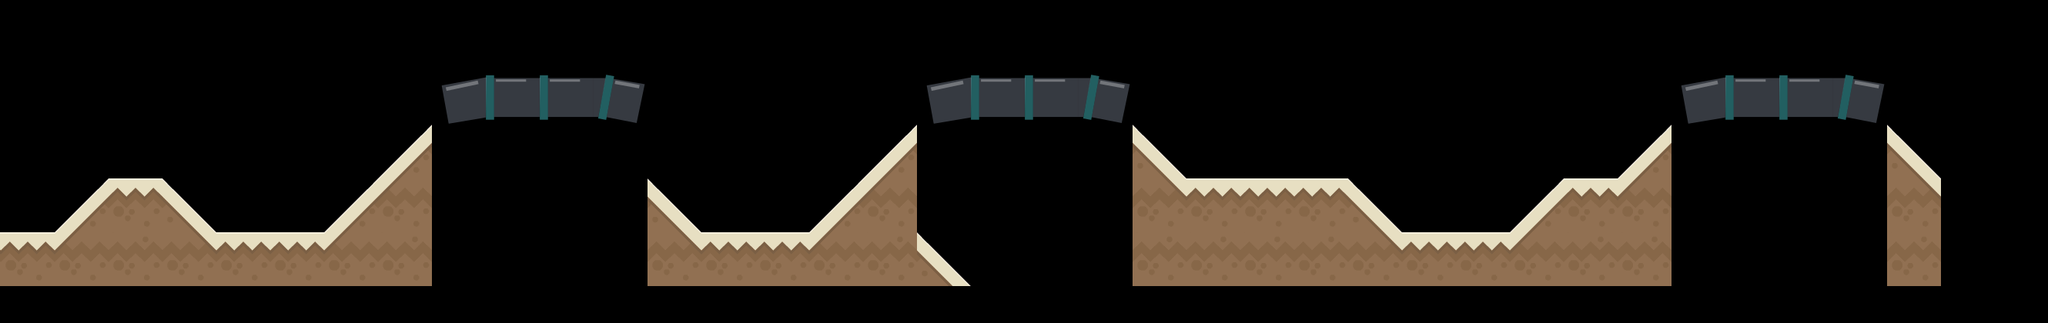

A level layout from a 2D game, rendered from its tile map. Below: a short description, then the map file with its tile-grid data intact:
An orthogonal 38x6 tile map with 70x70 px tiles, 1 tile layer (platform), 2 tilesets and 7 objects.

<map version="2017.05.26" orientation="orthogonal" renderorder="right-down" width="38" height="6" tilewidth="70" tileheight="70" nextobjectid="24">
 <properties>
  <property name="wheelX" type="" value="" />
  <property name="wheelY" value="20" />
  <property name="xList" type="" value="" />
 </properties>
 <tileset firstgid="1" name="tubeTiles" tilewidth="70" tileheight="70" tilecount="3" columns="3">
  <image source="../world3/tube.png" width="210" height="70" />
 </tileset>
 <tileset firstgid="4" name="platformTiles" tilewidth="70" tileheight="70" tilecount="98" columns="14">
  <image source="../world3/platform.png" width="980" height="490" />
 </tileset>
 <layer name="platform" width="38" height="6" offsetx="-139.394" offsety="-48.4848">
  <data encoding="csv">
0,0,0,0,0,0,0,0,0,0,0,0,0,0,0,0,0,0,0,0,0,0,0,0,0,0,0,0,0,0,0,0,0,0,0,0,0,0,
0,0,0,0,0,0,0,0,0,0,0,0,0,0,0,0,0,0,0,0,0,0,0,0,0,0,0,0,0,0,0,0,0,0,0,0,0,0,
0,0,0,0,0,0,0,0,0,0,1,2,2,3,0,0,0,0,0,1,2,2,3,0,0,0,0,0,0,0,0,0,0,1,2,2,3,0,
0,0,0,0,0,0,0,0,0,39,0,0,0,0,0,0,0,0,39,0,0,0,0,38,0,0,0,0,0,0,0,0,39,0,0,0,0,38,
38,0,0,39,35,38,0,0,39,53,0,0,0,0,38,0,0,39,53,0,0,0,0,52,35,35,35,38,0,0,39,35,53,0,0,0,0,52,
52,35,35,53,48,52,35,35,53,48,0,0,0,0,52,35,35,53,48,38,0,0,0,48,48,48,48,52,35,35,53,48,48,0,0,0,0,48
</data>
 </layer>
 <objectgroup name="platformCollide" offsetx="-140" offsety="-48">
  <object id="10" x="-1" y="284.5">
   <polyline points="-1.33333,-6 70,65.5 211.5,65.5 281,-5 349.758,-4.51515 420.167,65.0833 559.813,65.5625 700.417,-74.25 700.394,134.977 980.119,135.358 980.098,-4.012 1051.56,66.0564 1190.71,64.7292 1259.69,-4.02083 1330.59,-74.6042 1330.58,65.6402 1399.92,134.957 1610.53,135.436 1610.58,-74.1581 1680.51,-3.63768 1889.75,-3.75 1960,66.5 2100.25,66.1667 2170.83,-4.25 2240.63,-4.52273 2310.25,-73.5833 2310.49,135.25 2590.17,135.396 2590.66,-74.8333 2660,-4.75 2659.75,135.75 0,136 -4,-12" />
  </object>
  <object id="18" x="723.111" y="208.136">
   <polyline points="0,0 47.5,-8 193.5,-8 205.5,-8 245,0" />
  </object>
  <object id="19" x="2331.19" y="207.257">
   <polyline points="0,0 47.5,-8 193.5,-8 205.5,-8 245,0" />
  </object>
  <object id="20" x="1352.24" y="207.818">
   <polyline points="0,0 47.5,-8 193.5,-8 205.5,-8 245,0" />
  </object>
  <object id="21" x="2323.03" y="158.924">
   <polyline points="0,0 57.3333,-10.3333 126.667,-10 212,-9.66667 224,-8.66667 263.667,-2" />
  </object>
  <object id="22" x="714.951" y="159.803">
   <polyline points="0,0 57.3333,-10.3333 126.667,-10 212,-9.66667 224,-8.66667 263.667,-2" />
  </object>
  <object id="23" x="1344.08" y="159.485">
   <polyline points="0,0 57.3333,-10.3333 126.667,-10 212,-9.66667 224,-8.66667 263.667,-2" />
  </object>
 </objectgroup>
</map>
